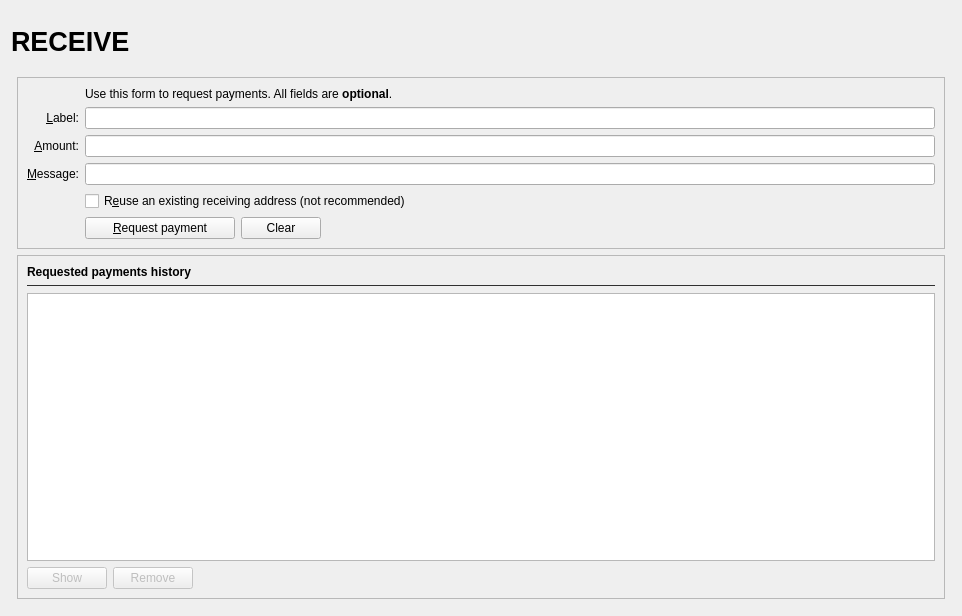
<?xml version="1.0" encoding="UTF-8"?>
<ui version="4.0">
 <class>ReceiveCoinsDialog</class>
 <widget class="QWidget" name="ReceiveCoinsDialog">
  <property name="geometry">
   <rect>
    <x>0</x>
    <y>0</y>
    <width>962</width>
    <height>616</height>
   </rect>
  </property>
  <layout class="QVBoxLayout" name="verticalLayout" stretch="0">
   <item>
    <layout class="QVBoxLayout" name="verticalLayout_Master" stretch="0,1">
     <property name="spacing">
      <number>0</number>
     </property>
     <item>
      <widget class="QFrame" name="frame_Header">
       <layout class="QVBoxLayout" name="verticalLayout_8">
        <property name="leftMargin">
         <number>0</number>
        </property>
        <property name="topMargin">
         <number>0</number>
        </property>
        <property name="rightMargin">
         <number>0</number>
        </property>
        <property name="bottomMargin">
         <number>0</number>
        </property>
        <item>
         <layout class="QHBoxLayout" name="horizontalLayout_Header" stretch="1,0,1">
          <item>
           <widget class="QLabel" name="labelOverviewHeaderLeft">
            <property name="minimumSize">
             <size>
              <width>464</width>
              <height>60</height>
             </size>
            </property>
            <property name="maximumSize">
             <size>
              <width>16777215</width>
              <height>60</height>
             </size>
            </property>
            <property name="font">
             <font>
              <pointsize>20</pointsize>
              <weight>75</weight>
              <bold>true</bold>
             </font>
            </property>
            <property name="text">
             <string>RECEIVE</string>
            </property>
           </widget>
          </item>
          <item>
           <spacer name="horizontalSpacer_3">
            <property name="orientation">
             <enum>Qt::Horizontal</enum>
            </property>
            <property name="sizeHint" stdset="0">
             <size>
              <width>40</width>
              <height>20</height>
             </size>
            </property>
           </spacer>
          </item>
          <item>
           <widget class="QLabel" name="labelOverviewHeaderRight">
            <property name="minimumSize">
             <size>
              <width>464</width>
              <height>60</height>
             </size>
            </property>
            <property name="maximumSize">
             <size>
              <width>16777215</width>
              <height>60</height>
             </size>
            </property>
            <property name="font">
             <font>
              <pointsize>14</pointsize>
             </font>
            </property>
            <property name="text">
             <string/>
            </property>
            <property name="alignment">
             <set>Qt::AlignRight|Qt::AlignTrailing|Qt::AlignVCenter</set>
            </property>
           </widget>
          </item>
         </layout>
        </item>
       </layout>
      </widget>
     </item>
     <item>
      <widget class="QFrame" name="frame_BG">
       <layout class="QVBoxLayout" name="verticalLayout_5">
        <property name="leftMargin">
         <number>6</number>
        </property>
        <property name="topMargin">
         <number>6</number>
        </property>
        <property name="rightMargin">
         <number>6</number>
        </property>
        <property name="bottomMargin">
         <number>6</number>
        </property>
        <item>
         <widget class="QFrame" name="frame2">
          <property name="sizePolicy">
           <sizepolicy hsizetype="Preferred" vsizetype="Minimum">
            <horstretch>0</horstretch>
            <verstretch>0</verstretch>
           </sizepolicy>
          </property>
          <property name="frameShape">
           <enum>QFrame::StyledPanel</enum>
          </property>
          <property name="frameShadow">
           <enum>QFrame::Sunken</enum>
          </property>
          <layout class="QVBoxLayout" name="verticalLayout_3">
           <item>
            <layout class="QGridLayout" name="gridLayout">
             <item row="7" column="0">
              <widget class="QLabel" name="label_4">
               <property name="text">
                <string/>
               </property>
              </widget>
             </item>
             <item row="5" column="0">
              <widget class="QLabel" name="label">
               <property name="toolTip">
                <string>An optional amount to request. Leave this empty or zero to not request a specific amount.</string>
               </property>
               <property name="text">
                <string>&amp;Amount:</string>
               </property>
               <property name="alignment">
                <set>Qt::AlignRight|Qt::AlignTrailing|Qt::AlignVCenter</set>
               </property>
               <property name="buddy">
                <cstring>reqAmount</cstring>
               </property>
              </widget>
             </item>
             <item row="6" column="0">
              <widget class="QLabel" name="label_3">
               <property name="toolTip">
                <string>An optional message to attach to the payment request, which will be displayed when the request is opened. Note: The message will not be sent with the payment over the wealthsilo network.</string>
               </property>
               <property name="text">
                <string>&amp;Message:</string>
               </property>
               <property name="alignment">
                <set>Qt::AlignRight|Qt::AlignTrailing|Qt::AlignVCenter</set>
               </property>
               <property name="buddy">
                <cstring>reqMessage</cstring>
               </property>
              </widget>
             </item>
             <item row="8" column="2">
              <layout class="QHBoxLayout" name="horizontalLayout">
               <item>
                <widget class="QPushButton" name="receiveButton">
                 <property name="minimumSize">
                  <size>
                   <width>150</width>
                   <height>0</height>
                  </size>
                 </property>
                 <property name="text">
                  <string>&amp;Request payment</string>
                 </property>
                 <property name="icon">
                  <iconset resource="../wealthsilo.qrc">
                   <normaloff>:/icons/receiving_addresses</normaloff>:/icons/receiving_addresses</iconset>
                 </property>
                </widget>
               </item>
               <item>
                <widget class="QPushButton" name="clearButton">
                 <property name="sizePolicy">
                  <sizepolicy hsizetype="Minimum" vsizetype="Fixed">
                   <horstretch>0</horstretch>
                   <verstretch>0</verstretch>
                  </sizepolicy>
                 </property>
                 <property name="toolTip">
                  <string>Clear all fields of the form.</string>
                 </property>
                 <property name="text">
                  <string>Clear</string>
                 </property>
                 <property name="icon">
                  <iconset resource="../wealthsilo.qrc">
                   <normaloff>:/icons/remove</normaloff>:/icons/remove</iconset>
                 </property>
                 <property name="autoDefault">
                  <bool>false</bool>
                 </property>
                </widget>
               </item>
               <item>
                <spacer name="horizontalSpacer">
                 <property name="orientation">
                  <enum>Qt::Horizontal</enum>
                 </property>
                 <property name="sizeHint" stdset="0">
                  <size>
                   <width>40</width>
                   <height>20</height>
                  </size>
                 </property>
                </spacer>
               </item>
              </layout>
             </item>
             <item row="5" column="2">
              <widget class="BitcoinAmountField" name="reqAmount">
               <property name="minimumSize">
                <size>
                 <width>80</width>
                 <height>0</height>
                </size>
               </property>
               <property name="toolTip">
                <string>An optional amount to request. Leave this empty or zero to not request a specific amount.</string>
               </property>
              </widget>
             </item>
             <item row="8" column="0">
              <widget class="QLabel" name="label_7">
               <property name="text">
                <string/>
               </property>
              </widget>
             </item>
             <item row="4" column="0">
              <widget class="QLabel" name="label_2">
               <property name="toolTip">
                <string>An optional label to associate with the new receiving address.</string>
               </property>
               <property name="text">
                <string>&amp;Label:</string>
               </property>
               <property name="alignment">
                <set>Qt::AlignRight|Qt::AlignTrailing|Qt::AlignVCenter</set>
               </property>
               <property name="buddy">
                <cstring>reqLabel</cstring>
               </property>
              </widget>
             </item>
             <item row="7" column="2">
              <widget class="QCheckBox" name="reuseAddress">
               <property name="toolTip">
                <string>Reuse one of the previously used receiving addresses.&lt;br&gt;Reusing addresses has security and privacy issues.&lt;br&gt;Do not use this unless re-generating a payment request made before.</string>
               </property>
               <property name="text">
                <string>R&amp;euse an existing receiving address (not recommended)</string>
               </property>
              </widget>
             </item>
             <item row="4" column="2">
              <widget class="QLineEdit" name="reqLabel">
               <property name="toolTip">
                <string>An optional label to associate with the new receiving address.</string>
               </property>
              </widget>
             </item>
             <item row="6" column="2">
              <widget class="QLineEdit" name="reqMessage">
               <property name="toolTip">
                <string>An optional message to attach to the payment request, which will be displayed when the request is opened.&lt;br&gt;Note: The message will not be sent with the payment over the wealthsilo network.</string>
               </property>
              </widget>
             </item>
             <item row="2" column="2">
              <widget class="QLabel" name="label_5">
               <property name="text">
                <string>Use this form to request payments. All fields are &lt;b&gt;optional&lt;/b&gt;.</string>
               </property>
              </widget>
             </item>
            </layout>
           </item>
          </layout>
         </widget>
        </item>
        <item>
         <widget class="QFrame" name="frame">
          <property name="sizePolicy">
           <sizepolicy hsizetype="Preferred" vsizetype="Expanding">
            <horstretch>0</horstretch>
            <verstretch>0</verstretch>
           </sizepolicy>
          </property>
          <property name="frameShape">
           <enum>QFrame::StyledPanel</enum>
          </property>
          <property name="frameShadow">
           <enum>QFrame::Raised</enum>
          </property>
          <layout class="QVBoxLayout" name="verticalLayout_2">
           <item>
            <widget class="QLabel" name="label_6">
             <property name="font">
              <font>
               <weight>75</weight>
               <bold>true</bold>
              </font>
             </property>
             <property name="text">
              <string>Requested payments history</string>
             </property>
            </widget>
           </item>
           <item>
            <widget class="Line" name="line">
             <property name="sizePolicy">
              <sizepolicy hsizetype="Minimum" vsizetype="Fixed">
               <horstretch>0</horstretch>
               <verstretch>0</verstretch>
              </sizepolicy>
             </property>
             <property name="minimumSize">
              <size>
               <width>0</width>
               <height>1</height>
              </size>
             </property>
             <property name="maximumSize">
              <size>
               <width>16777215</width>
               <height>1</height>
              </size>
             </property>
             <property name="baseSize">
              <size>
               <width>0</width>
               <height>1</height>
              </size>
             </property>
             <property name="styleSheet">
              <string notr="true">border:1px solid; border-color:#303030; </string>
             </property>
             <property name="orientation">
              <enum>Qt::Horizontal</enum>
             </property>
            </widget>
           </item>
           <item>
            <spacer name="verticalSpacer">
             <property name="orientation">
              <enum>Qt::Vertical</enum>
             </property>
             <property name="sizeType">
              <enum>QSizePolicy::Fixed</enum>
             </property>
             <property name="sizeHint" stdset="0">
              <size>
               <width>20</width>
               <height>1</height>
              </size>
             </property>
            </spacer>
           </item>
           <item>
            <widget class="QTableView" name="recentRequestsView">
             <property name="palette">
              <palette>
               <active>
                <colorrole role="Text">
                 <brush brushstyle="SolidPattern">
                  <color alpha="255">
                   <red>51</red>
                   <green>51</green>
                   <blue>51</blue>
                  </color>
                 </brush>
                </colorrole>
               </active>
               <inactive>
                <colorrole role="Text">
                 <brush brushstyle="SolidPattern">
                  <color alpha="255">
                   <red>51</red>
                   <green>51</green>
                   <blue>51</blue>
                  </color>
                 </brush>
                </colorrole>
               </inactive>
               <disabled>
                <colorrole role="Text">
                 <brush brushstyle="SolidPattern">
                  <color alpha="255">
                   <red>85</red>
                   <green>85</green>
                   <blue>85</blue>
                  </color>
                 </brush>
                </colorrole>
               </disabled>
              </palette>
             </property>
             <property name="contextMenuPolicy">
              <enum>Qt::CustomContextMenu</enum>
             </property>
             <property name="tabKeyNavigation">
              <bool>false</bool>
             </property>
             <property name="sortingEnabled">
              <bool>true</bool>
             </property>
            </widget>
           </item>
           <item>
            <layout class="QHBoxLayout" name="horizontalLayout_2">
             <item>
              <widget class="QPushButton" name="showRequestButton">
               <property name="enabled">
                <bool>false</bool>
               </property>
               <property name="toolTip">
                <string>Show the selected request (does the same as double clicking an entry)</string>
               </property>
               <property name="text">
                <string>Show</string>
               </property>
               <property name="icon">
                <iconset resource="../wealthsilo.qrc">
                 <normaloff>:/icons/edit</normaloff>:/icons/edit</iconset>
               </property>
               <property name="autoDefault">
                <bool>false</bool>
               </property>
              </widget>
             </item>
             <item>
              <widget class="QPushButton" name="removeRequestButton">
               <property name="enabled">
                <bool>false</bool>
               </property>
               <property name="toolTip">
                <string>Remove the selected entries from the list</string>
               </property>
               <property name="text">
                <string>Remove</string>
               </property>
               <property name="icon">
                <iconset resource="../wealthsilo.qrc">
                 <normaloff>:/icons/remove</normaloff>:/icons/remove</iconset>
               </property>
               <property name="autoDefault">
                <bool>false</bool>
               </property>
              </widget>
             </item>
             <item>
              <spacer name="horizontalSpacer_2">
               <property name="orientation">
                <enum>Qt::Horizontal</enum>
               </property>
               <property name="sizeHint" stdset="0">
                <size>
                 <width>40</width>
                 <height>20</height>
                </size>
               </property>
              </spacer>
             </item>
            </layout>
           </item>
          </layout>
         </widget>
        </item>
       </layout>
      </widget>
     </item>
    </layout>
   </item>
  </layout>
 </widget>
 <customwidgets>
  <customwidget>
   <class>BitcoinAmountField</class>
   <extends>QLineEdit</extends>
   <header>bitcoinamountfield.h</header>
   <container>1</container>
  </customwidget>
 </customwidgets>
 <tabstops>
  <tabstop>reqLabel</tabstop>
  <tabstop>reqAmount</tabstop>
  <tabstop>reqMessage</tabstop>
  <tabstop>reuseAddress</tabstop>
  <tabstop>receiveButton</tabstop>
  <tabstop>clearButton</tabstop>
  <tabstop>recentRequestsView</tabstop>
  <tabstop>showRequestButton</tabstop>
  <tabstop>removeRequestButton</tabstop>
 </tabstops>
 <resources>
  <include location="../wealthsilo.qrc"/>
 </resources>
 <connections/>
</ui>
